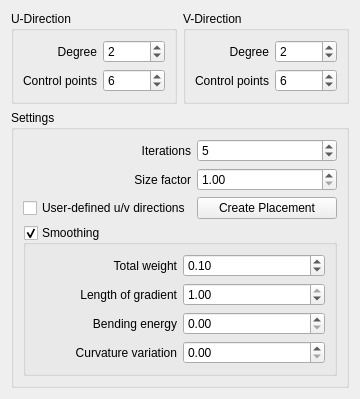
<?xml version="1.0" encoding="UTF-8"?>
<ui version="4.0">
 <class>ReenGui::FitBSplineSurface</class>
 <widget class="QWidget" name="ReenGui::FitBSplineSurface">
  <property name="geometry">
   <rect>
    <x>0</x>
    <y>0</y>
    <width>360</width>
    <height>342</height>
   </rect>
  </property>
  <property name="windowTitle">
   <string>Fit B-Spline Surface</string>
  </property>
  <layout class="QGridLayout" name="gridLayout_5">
   <item row="0" column="0">
    <widget class="QGroupBox" name="groupBoxU">
     <property name="title">
      <string>U-Direction</string>
     </property>
     <layout class="QGridLayout" name="gridLayout">
      <item row="0" column="0">
       <widget class="QLabel" name="label">
        <property name="text">
         <string>Degree</string>
        </property>
        <property name="alignment">
         <set>Qt::AlignRight|Qt::AlignTrailing|Qt::AlignVCenter</set>
        </property>
       </widget>
      </item>
      <item row="0" column="1">
       <widget class="Gui::PrefSpinBox" name="degreeU">
        <property name="minimum">
         <number>1</number>
        </property>
        <property name="maximum">
         <number>11</number>
        </property>
        <property name="value">
         <number>2</number>
        </property>
        <property name="prefEntry" stdset="0">
         <cstring>UDegree</cstring>
        </property>
        <property name="prefPath" stdset="0">
         <cstring>Mod/ReverseEngineering/BSplineFit</cstring>
        </property>
       </widget>
      </item>
      <item row="1" column="0">
       <widget class="QLabel" name="label_2">
        <property name="text">
         <string>Control points</string>
        </property>
        <property name="alignment">
         <set>Qt::AlignRight|Qt::AlignTrailing|Qt::AlignVCenter</set>
        </property>
       </widget>
      </item>
      <item row="1" column="1">
       <widget class="Gui::PrefSpinBox" name="polesU">
        <property name="minimum">
         <number>2</number>
        </property>
        <property name="maximum">
         <number>100</number>
        </property>
        <property name="value">
         <number>6</number>
        </property>
        <property name="prefEntry" stdset="0">
         <cstring>NbUPoles</cstring>
        </property>
        <property name="prefPath" stdset="0">
         <cstring>Mod/ReverseEngineering/BSplineFit</cstring>
        </property>
       </widget>
      </item>
     </layout>
    </widget>
   </item>
   <item row="0" column="1">
    <widget class="QGroupBox" name="groupBoxV">
     <property name="title">
      <string>V-Direction</string>
     </property>
     <layout class="QGridLayout" name="gridLayout_2">
      <item row="0" column="0">
       <widget class="QLabel" name="label_3">
        <property name="text">
         <string>Degree</string>
        </property>
        <property name="alignment">
         <set>Qt::AlignRight|Qt::AlignTrailing|Qt::AlignVCenter</set>
        </property>
       </widget>
      </item>
      <item row="0" column="1">
       <widget class="Gui::PrefSpinBox" name="degreeV">
        <property name="minimum">
         <number>1</number>
        </property>
        <property name="maximum">
         <number>11</number>
        </property>
        <property name="value">
         <number>2</number>
        </property>
        <property name="prefEntry" stdset="0">
         <cstring>VDegree</cstring>
        </property>
        <property name="prefPath" stdset="0">
         <cstring>Mod/ReverseEngineering/BSplineFit</cstring>
        </property>
       </widget>
      </item>
      <item row="1" column="0">
       <widget class="QLabel" name="label_4">
        <property name="text">
         <string>Control points</string>
        </property>
        <property name="alignment">
         <set>Qt::AlignRight|Qt::AlignTrailing|Qt::AlignVCenter</set>
        </property>
       </widget>
      </item>
      <item row="1" column="1">
       <widget class="Gui::PrefSpinBox" name="polesV">
        <property name="minimum">
         <number>2</number>
        </property>
        <property name="maximum">
         <number>100</number>
        </property>
        <property name="value">
         <number>6</number>
        </property>
        <property name="prefEntry" stdset="0">
         <cstring>NbVPoles</cstring>
        </property>
        <property name="prefPath" stdset="0">
         <cstring>Mod/ReverseEngineering/BSplineFit</cstring>
        </property>
       </widget>
      </item>
     </layout>
    </widget>
   </item>
   <item row="1" column="0" colspan="2">
    <widget class="QGroupBox" name="groupBox">
     <property name="title">
      <string>Settings</string>
     </property>
     <layout class="QGridLayout" name="gridLayout_4">
      <item row="0" column="0">
       <widget class="QLabel" name="label_5">
        <property name="text">
         <string>Iterations</string>
        </property>
        <property name="alignment">
         <set>Qt::AlignRight|Qt::AlignTrailing|Qt::AlignVCenter</set>
        </property>
       </widget>
      </item>
      <item row="0" column="1">
       <widget class="Gui::PrefSpinBox" name="iterations">
        <property name="minimum">
         <number>-1</number>
        </property>
        <property name="maximum">
         <number>100</number>
        </property>
        <property name="value">
         <number>5</number>
        </property>
        <property name="prefEntry" stdset="0">
         <cstring>Iterations</cstring>
        </property>
        <property name="prefPath" stdset="0">
         <cstring>Mod/ReverseEngineering/BSplineFit</cstring>
        </property>
       </widget>
      </item>
      <item row="1" column="0">
       <widget class="QLabel" name="label_6">
        <property name="text">
         <string>Size factor</string>
        </property>
        <property name="alignment">
         <set>Qt::AlignRight|Qt::AlignTrailing|Qt::AlignVCenter</set>
        </property>
       </widget>
      </item>
      <item row="1" column="1">
       <widget class="Gui::PrefDoubleSpinBox" name="sizeFactor">
        <property name="minimum">
         <double>1.000000000000000</double>
        </property>
        <property name="maximum">
         <double>2.000000000000000</double>
        </property>
        <property name="singleStep">
         <double>0.010000000000000</double>
        </property>
        <property name="prefEntry" stdset="0">
         <cstring>Size factor</cstring>
        </property>
        <property name="prefPath" stdset="0">
         <cstring>Mod/ReverseEngineering/BSplineFit</cstring>
        </property>
       </widget>
      </item>
      <item row="2" column="0">
       <widget class="Gui::PreauracadheckBox" name="uvdir">
        <property name="text">
         <string>User-defined u/v directions</string>
        </property>
        <property name="prefEntry" stdset="0">
         <cstring>User-Defined UVDir</cstring>
        </property>
        <property name="prefPath" stdset="0">
         <cstring>Mod/ReverseEngineering/BSplineFit</cstring>
        </property>
       </widget>
      </item>
      <item row="2" column="1">
       <widget class="QPushButton" name="makePlacement">
        <property name="text">
         <string>Create Placement</string>
        </property>
       </widget>
      </item>
     <item row="3" column="0" colspan="2">
       <widget class="QGroupBox" name="groupBoxSmooth">
        <property name="title">
         <string>Smoothing</string>
        </property>
        <property name="checkable">
         <bool>true</bool>
        </property>
        <layout class="QGridLayout" name="gridLayout_3">
         <item row="0" column="0">
          <widget class="QLabel" name="label_7">
           <property name="text">
            <string>Total weight</string>
           </property>
           <property name="alignment">
            <set>Qt::AlignRight|Qt::AlignTrailing|Qt::AlignVCenter</set>
           </property>
          </widget>
         </item>
         <item row="0" column="1">
          <widget class="Gui::PrefDoubleSpinBox" name="totalWeight">
           <property name="maximum">
            <double>1000.000000000000000</double>
           </property>
           <property name="singleStep">
            <double>0.100000000000000</double>
           </property>
           <property name="value">
            <double>0.100000000000000</double>
           </property>
           <property name="prefEntry" stdset="0">
            <cstring>Total Weight</cstring>
           </property>
           <property name="prefPath" stdset="0">
            <cstring>Mod/ReverseEngineering/BSplineFit</cstring>
           </property>
          </widget>
         </item>
         <item row="1" column="0">
          <widget class="QLabel" name="label_8">
           <property name="text">
            <string>Length of gradient</string>
           </property>
           <property name="alignment">
            <set>Qt::AlignRight|Qt::AlignTrailing|Qt::AlignVCenter</set>
           </property>
          </widget>
         </item>
         <item row="1" column="1">
          <widget class="Gui::PrefDoubleSpinBox" name="gradient">
           <property name="maximum">
            <double>1.000000000000000</double>
           </property>
           <property name="singleStep">
            <double>0.100000000000000</double>
           </property>
           <property name="value">
            <double>1.000000000000000</double>
           </property>
           <property name="prefEntry" stdset="0">
            <cstring>Length of gradient</cstring>
           </property>
           <property name="prefPath" stdset="0">
            <cstring>Mod/ReverseEngineering/BSplineFit</cstring>
           </property>
          </widget>
         </item>
         <item row="2" column="0">
          <widget class="QLabel" name="label_9">
           <property name="text">
            <string>Bending energy</string>
           </property>
           <property name="alignment">
            <set>Qt::AlignRight|Qt::AlignTrailing|Qt::AlignVCenter</set>
           </property>
          </widget>
         </item>
         <item row="2" column="1">
          <widget class="Gui::PrefDoubleSpinBox" name="bending">
           <property name="maximum">
            <double>1.000000000000000</double>
           </property>
           <property name="singleStep">
            <double>0.100000000000000</double>
           </property>
           <property name="value">
            <double>0.000000000000000</double>
           </property>
           <property name="prefEntry" stdset="0">
            <cstring>Bending energy</cstring>
           </property>
           <property name="prefPath" stdset="0">
            <cstring>Mod/ReverseEngineering/BSplineFit</cstring>
           </property>
          </widget>
         </item>
         <item row="3" column="0">
          <widget class="QLabel" name="label_10">
           <property name="text">
            <string>Curvature variation</string>
           </property>
           <property name="alignment">
            <set>Qt::AlignRight|Qt::AlignTrailing|Qt::AlignVCenter</set>
           </property>
          </widget>
         </item>
         <item row="3" column="1">
          <widget class="Gui::PrefDoubleSpinBox" name="curvature">
           <property name="maximum">
            <double>1.000000000000000</double>
           </property>
           <property name="singleStep">
            <double>0.100000000000000</double>
           </property>
           <property name="value">
            <double>0.000000000000000</double>
           </property>
           <property name="prefEntry" stdset="0">
            <cstring>Curvature variation</cstring>
           </property>
           <property name="prefPath" stdset="0">
            <cstring>Mod/ReverseEngineering/BSplineFit</cstring>
           </property>
          </widget>
         </item>
        </layout>
       </widget>
      </item>
      </layout>
    </widget>
   </item>
  </layout>
 </widget>
 <customwidgets>
  <customwidget>
   <class>Gui::PrefSpinBox</class>
   <extends>QSpinBox</extends>
   <header>Gui/PrefWidgets.h</header>
  </customwidget>
  <customwidget>
   <class>Gui::PreauracadheckBox</class>
   <extends>QCheckBox</extends>
   <header>Gui/PrefWidgets.h</header>
  </customwidget>
  <customwidget>
   <class>Gui::PrefDoubleSpinBox</class>
   <extends>QDoubleSpinBox</extends>
   <header>Gui/PrefWidgets.h</header>
  </customwidget>
 </customwidgets>
 <resources/>
 <connections/>
</ui>
